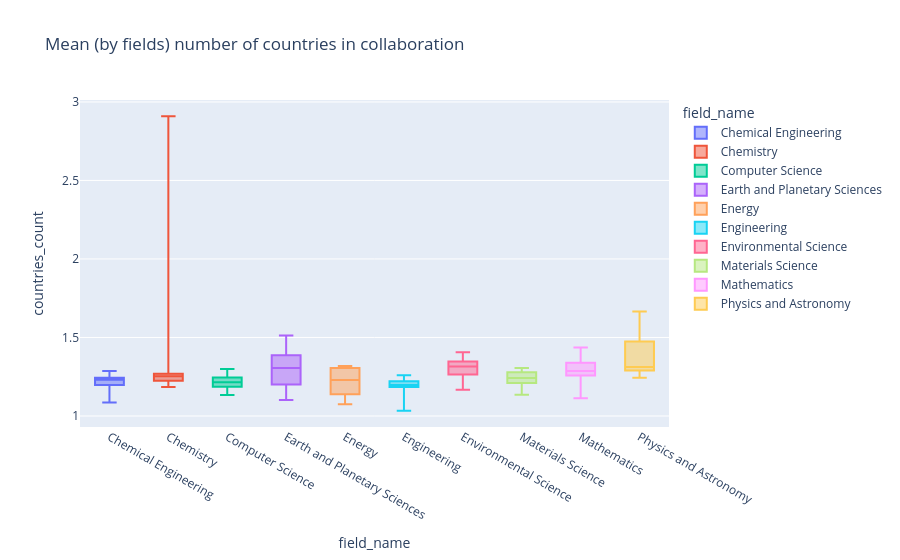

Notebook code cell kept with this figure:
### Code cell
domain = "Physical Sciences"
px.box(
    (
        df_count_countries_subfields
        .query(f"domain_name == @domain")
        .groupby(["subfield_id", "subfield_name", "field_name", "domain_name"], as_index=False)
        .countries_count
        .mean()
    ),
    points=False,
    x="field_name",
    y="countries_count",
    color="field_name",
    hover_data=["subfield_id", "subfield_name", "field_name", "domain_name"],
    title="Mean (by fields) number of countries in collaboration"
)

### Figure 1 — Plotly figure (JSON) as saved in the notebook; plotly's stock layout.template omitted (floating-point values rounded to 4 significant figures)
{"data": [{"alignmentgroup": "True", "boxpoints": false, "customdata": [[1502, "Bioengineering", "Physical Sciences"], [1503, "Catalysis", "Physical Sciences"], [1504, "Chemical Health and Safety", "Physical Sciences"], [1506, "Filtration and Separation", "Physical Sciences"], [1507, "Fluid Flow and Transfer Processes", "Physical Sciences"], [1508, "Process Chemistry and Technology", "Physical Sciences"]], "hovertemplate": "field_name=%{x}<br>countries_count=%{y}<br>subfield_id=%{customdata[0]}<br>subfield_name=%{customdata[1]}<br>domain_name=%{customdata[2]}<extra></extra>", "legendgroup": "Chemical Engineering", "marker": {"color": "#636efa"}, "name": "Chemical Engineering", "notched": false, "offsetgroup": "Chemical Engineering", "orientation": "v", "showlegend": true, "x": ["Chemical Engineering", "Chemical Engineering", "Chemical Engineering", "Chemical Engineering", "Chemical Engineering", "Chemical Engineering"], "x0": " ", "xaxis": "x", "y": [1.197, 1.286, 1.086, 1.24, 1.222, 1.243], "y0": " ", "yaxis": "y", "type": "box"}, {"alignmentgroup": "True", "boxpoints": false, "customdata": [[1602, "Analytical Chemistry", "Physical Sciences"], [1603, "Electrochemistry", "Physical Sciences"], [1604, "Inorganic Chemistry", "Physical Sciences"], [1605, "Organic Chemistry", "Physical Sciences"], [1606, "Physical and Theoretical Chemistry", "Physical Sciences"], [1607, "Spectroscopy", "Physical Sciences"]], "hovertemplate": "field_name=%{x}<br>countries_count=%{y}<br>subfield_id=%{customdata[0]}<br>subfield_name=%{customdata[1]}<br>domain_name=%{customdata[2]}<extra></extra>", "legendgroup": "Chemistry", "marker": {"color": "#EF553B"}, "name": "Chemistry", "notched": false, "offsetgroup": "Chemistry", "orientation": "v", "showlegend": true, "x": ["Chemistry", "Chemistry", "Chemistry", "Chemistry", "Chemistry", "Chemistry"], "x0": " ", "xaxis": "x", "y": [1.185, 1.247, 1.268, 1.224, 2.908, 1.259], "y0": " ", "yaxis": "y", "type": "box"}, {"alignmentgroup": "True", "boxpoints": false, "customdata": [[1702, "Artificial Intelligence", "Physical Sciences"], [1703, "Computational Theory and Mathematics", "Physical Sciences"], [1704, "Computer Graphics and Computer-Aided Design", "Physical Sciences"], [1705, "Computer Networks and Communications", "Physical Sciences"], [1706, "Computer Science Applications", "Physical Sciences"], [1707, "Computer Vision and Pattern Recognition", "Physical Sciences"], [1708, "Hardware and Architecture", "Physical Sciences"], [1709, "Human-Computer Interaction", "Physical Sciences"], [1710, "Information Systems", "Physical Sciences"], [1711, "Signal Processing", "Physical Sciences"], [1712, "Software", "Physical Sciences"]], "hovertemplate": "field_name=%{x}<br>countries_count=%{y}<br>subfield_id=%{customdata[0]}<br>subfield_name=%{customdata[1]}<br>domain_name=%{customdata[2]}<extra></extra>", "legendgroup": "Computer Science", "marker": {"color": "#00cc96"}, "name": "Computer Science", "notched": false, "offsetgroup": "Computer Science", "orientation": "v", "showlegend": true, "x": ["Computer Science", "Computer Science", "Computer Science", "Computer Science", "Computer Science", "Computer Science", "Computer Science", "Computer Science", "Computer Science", "Computer Science", "Computer Science"], "x0": " ", "xaxis": "x", "y": [1.235, 1.299, 1.138, 1.25, 1.183, 1.195, 1.213, 1.218, 1.133, 1.215, 1.248], "y0": " ", "yaxis": "y", "type": "box"}, {"alignmentgroup": "True", "boxpoints": false, "customdata": [[1902, "Atmospheric Science", "Physical Sciences"], [1904, "Earth-Surface Processes", "Physical Sciences"], [1906, "Geochemistry and Petrology", "Physical Sciences"], [1907, "Geology", "Physical Sciences"], [1908, "Geophysics", "Physical Sciences"], [1910, "Oceanography", "Physical Sciences"], [1911, "Paleontology", "Physical Sciences"], [1912, "Space and Planetary Science", "Physical Sciences"]], "hovertemplate": "field_name=%{x}<br>countries_count=%{y}<br>subfield_id=%{customdata[0]}<br>subfield_name=%{customdata[1]}<br>domain_name=%{customdata[2]}<extra></extra>", "legendgroup": "Earth and Planetary Sciences", "marker": {"color": "#ab63fa"}, "name": "Earth and Planetary Sciences", "notched": false, "offsetgroup": "Earth and Planetary Sciences", "orientation": "v", "showlegend": true, "x": ["Earth and Planetary Sciences", "Earth and Planetary Sciences", "Earth and Planetary Sciences", "Earth and Planetary Sciences", "Earth and Planetary Sciences", "Earth and Planetary Sciences", "Earth and Planetary Sciences", "Earth and Planetary Sciences"], "x0": " ", "xaxis": "x", "y": [1.44, 1.283, 1.33, 1.219, 1.331, 1.101, 1.512, 1.182], "y0": " ", "yaxis": "y", "type": "box"}, {"alignmentgroup": "True", "boxpoints": false, "customdata": [[2100, "General Energy", "Physical Sciences"], [2102, "Energy Engineering and Power Technology", "Physical Sciences"], [2103, "Fuel Technology", "Physical Sciences"], [2104, "Nuclear Energy and Engineering", "Physical Sciences"], [2105, "Renewable Energy, Sustainability and the Environment", "Physical Sciences"]], "hovertemplate": "field_name=%{x}<br>countries_count=%{y}<br>subfield_id=%{customdata[0]}<br>subfield_name=%{customdata[1]}<br>domain_name=%{customdata[2]}<extra></extra>", "legendgroup": "Energy", "marker": {"color": "#FFA15A"}, "name": "Energy", "notched": false, "offsetgroup": "Energy", "orientation": "v", "showlegend": true, "x": ["Energy", "Energy", "Energy", "Energy", "Energy"], "x0": " ", "xaxis": "x", "y": [1.16, 1.229, 1.075, 1.318, 1.302], "y0": " ", "yaxis": "y", "type": "box"}, {"alignmentgroup": "True", "boxpoints": false, "customdata": [[2200, "General Engineering", "Physical Sciences"], [2202, "Aerospace Engineering", "Physical Sciences"], [2203, "Automotive Engineering", "Physical Sciences"], [2204, "Biomedical Engineering", "Physical Sciences"], [2205, "Civil and Structural Engineering", "Physical Sciences"], [2206, "Computational Mechanics", "Physical Sciences"], [2207, "Control and Systems Engineering", "Physical Sciences"], [2208, "Electrical and Electronic Engineering", "Physical Sciences"], [2209, "Industrial and Manufacturing Engineering", "Physical Sciences"], [2210, "Mechanical Engineering", "Physical Sciences"], [2211, "Mechanics of Materials", "Physical Sciences"], [2212, "Ocean Engineering", "Physical Sciences"], [2213, "Safety, Risk, Reliability and Quality", "Physical Sciences"], [2214, "Media Technology", "Physical Sciences"], [2215, "Building and Construction", "Physical Sciences"], [2216, "Architecture", "Physical Sciences"]], "hovertemplate": "field_name=%{x}<br>countries_count=%{y}<br>subfield_id=%{customdata[0]}<br>subfield_name=%{customdata[1]}<br>domain_name=%{customdata[2]}<extra></extra>", "legendgroup": "Engineering", "marker": {"color": "#19d3f3"}, "name": "Engineering", "notched": false, "offsetgroup": "Engineering", "orientation": "v", "showlegend": true, "x": ["Engineering", "Engineering", "Engineering", "Engineering", "Engineering", "Engineering", "Engineering", "Engineering", "Engineering", "Engineering", "Engineering", "Engineering", "Engineering", "Engineering", "Engineering", "Engineering"], "x0": " ", "xaxis": "x", "y": [1.034, 1.18, 1.206, 1.26, 1.218, 1.224, 1.198, 1.236, 1.189, 1.203, 1.198, 1.198, 1.188, 1.181, 1.236, 1.105], "y0": " ", "yaxis": "y", "type": "box"}, {"alignmentgroup": "True", "boxpoints": false, "customdata": [[2302, "Ecological Modeling", "Physical Sciences"], [2303, "Ecology", "Physical Sciences"], [2304, "Environmental Chemistry", "Physical Sciences"], [2305, "Environmental Engineering", "Physical Sciences"], [2306, "Global and Planetary Change", "Physical Sciences"], [2307, "Health, Toxicology and Mutagenesis", "Physical Sciences"], [2308, "Management, Monitoring, Policy and Law", "Physical Sciences"], [2309, "Nature and Landscape Conservation", "Physical Sciences"], [2310, "Pollution", "Physical Sciences"], [2311, "Waste Management and Disposal", "Physical Sciences"], [2312, "Water Science and Technology", "Physical Sciences"]], "hovertemplate": "field_name=%{x}<br>countries_count=%{y}<br>subfield_id=%{customdata[0]}<br>subfield_name=%{customdata[1]}<br>domain_name=%{customdata[2]}<extra></extra>", "legendgroup": "Environmental Science", "marker": {"color": "#FF6692"}, "name": "Environmental Science", "notched": false, "offsetgroup": "Environmental Science", "orientation": "v", "showlegend": true, "x": ["Environmental Science", "Environmental Science", "Environmental Science", "Environmental Science", "Environmental Science", "Environmental Science", "Environmental Science", "Environmental Science", "Environmental Science", "Environmental Science", "Environmental Science"], "x0": " ", "xaxis": "x", "y": [1.406, 1.362, 1.261, 1.277, 1.353, 1.316, 1.166, 1.331, 1.319, 1.204, 1.278], "y0": " ", "yaxis": "y", "type": "box"}, {"alignmentgroup": "True", "boxpoints": false, "customdata": [[2500, "General Materials Science", "Physical Sciences"], [2502, "Biomaterials", "Physical Sciences"], [2503, "Ceramics and Composites", "Physical Sciences"], [2504, "Electronic, Optical and Magnetic Materials", "Physical Sciences"], [2505, "Materials Chemistry", "Physical Sciences"], [2506, "Metals and Alloys", "Physical Sciences"], [2507, "Polymers and Plastics", "Physical Sciences"], [2508, "Surfaces, Coatings and Films", "Physical Sciences"]], "hovertemplate": "field_name=%{x}<br>countries_count=%{y}<br>subfield_id=%{customdata[0]}<br>subfield_name=%{customdata[1]}<br>domain_name=%{customdata[2]}<extra></extra>", "legendgroup": "Materials Science", "marker": {"color": "#B6E880"}, "name": "Materials Science", "notched": false, "offsetgroup": "Materials Science", "orientation": "v", "showlegend": true, "x": ["Materials Science", "Materials Science", "Materials Science", "Materials Science", "Materials Science", "Materials Science", "Materials Science", "Materials Science"], "x0": " ", "xaxis": "x", "y": [1.134, 1.269, 1.243, 1.306, 1.288, 1.216, 1.24, 1.203], "y0": " ", "yaxis": "y", "type": "box"}, {"alignmentgroup": "True", "boxpoints": false, "customdata": [[2602, "Algebra and Number Theory", "Physical Sciences"], [2604, "Applied Mathematics", "Physical Sciences"], [2605, "Computational Mathematics", "Physical Sciences"], [2607, "Discrete Mathematics and Combinatorics", "Physical Sciences"], [2608, "Geometry and Topology", "Physical Sciences"], [2610, "Mathematical Physics", "Physical Sciences"], [2611, "Modeling and Simulation", "Physical Sciences"], [2612, "Numerical Analysis", "Physical Sciences"], [2613, "Statistics and Probability", "Physical Sciences"], [2614, "Theoretical Computer Science", "Physical Sciences"]], "hovertemplate": "field_name=%{x}<br>countries_count=%{y}<br>subfield_id=%{customdata[0]}<br>subfield_name=%{customdata[1]}<br>domain_name=%{customdata[2]}<extra></extra>", "legendgroup": "Mathematics", "marker": {"color": "#FF97FF"}, "name": "Mathematics", "notched": false, "offsetgroup": "Mathematics", "orientation": "v", "showlegend": true, "x": ["Mathematics", "Mathematics", "Mathematics", "Mathematics", "Mathematics", "Mathematics", "Mathematics", "Mathematics", "Mathematics", "Mathematics"], "x0": " ", "xaxis": "x", "y": [1.258, 1.216, 1.278, 1.339, 1.339, 1.293, 1.436, 1.267, 1.32, 1.113], "y0": " ", "yaxis": "y", "type": "box"}, {"alignmentgroup": "True", "boxpoints": false, "customdata": [[3102, "Acoustics and Ultrasonics", "Physical Sciences"], [3103, "Astronomy and Astrophysics", "Physical Sciences"], [3104, "Condensed Matter Physics", "Physical Sciences"], [3105, "Instrumentation", "Physical Sciences"], [3106, "Nuclear and High Energy Physics", "Physical Sciences"], [3107, "Atomic and Molecular Physics, and Optics", "Physical Sciences"], [3108, "Radiation", "Physical Sciences"], [3109, "Statistical and Nonlinear Physics", "Physical Sciences"]], "hovertemplate": "field_name=%{x}<br>countries_count=%{y}<br>subfield_id=%{customdata[0]}<br>subfield_name=%{customdata[1]}<br>domain_name=%{customdata[2]}<extra></extra>", "legendgroup": "Physics and Astronomy", "marker": {"color": "#FECB52"}, "name": "Physics and Astronomy", "notched": false, "offsetgroup": "Physics and Astronomy", "orientation": "v", "showlegend": true, "x": ["Physics and Astronomy", "Physics and Astronomy", "Physics and Astronomy", "Physics and Astronomy", "Physics and Astronomy", "Physics and Astronomy", "Physics and Astronomy", "Physics and Astronomy"], "x0": " ", "xaxis": "x", "y": [1.244, 1.665, 1.366, 1.306, 1.583, 1.316, 1.28, 1.3], "y0": " ", "yaxis": "y", "type": "box"}], "layout": {"xaxis": {"anchor": "y", "domain": [0.0, 1.0], "title": {"text": "field_name"}, "categoryorder": "array", "categoryarray": ["Chemical Engineering", "Chemistry", "Computer Science", "Earth and Planetary Sciences", "Energy", "Engineering", "Environmental Science", "Materials Science", "Mathematics", "Physics and Astronomy"]}, "yaxis": {"anchor": "x", "domain": [0.0, 1.0], "title": {"text": "countries_count"}}, "legend": {"title": {"text": "field_name"}, "tracegroupgap": 0}, "title": {"text": "Mean (by fields) number of countries in collaboration"}, "boxmode": "overlay"}}
